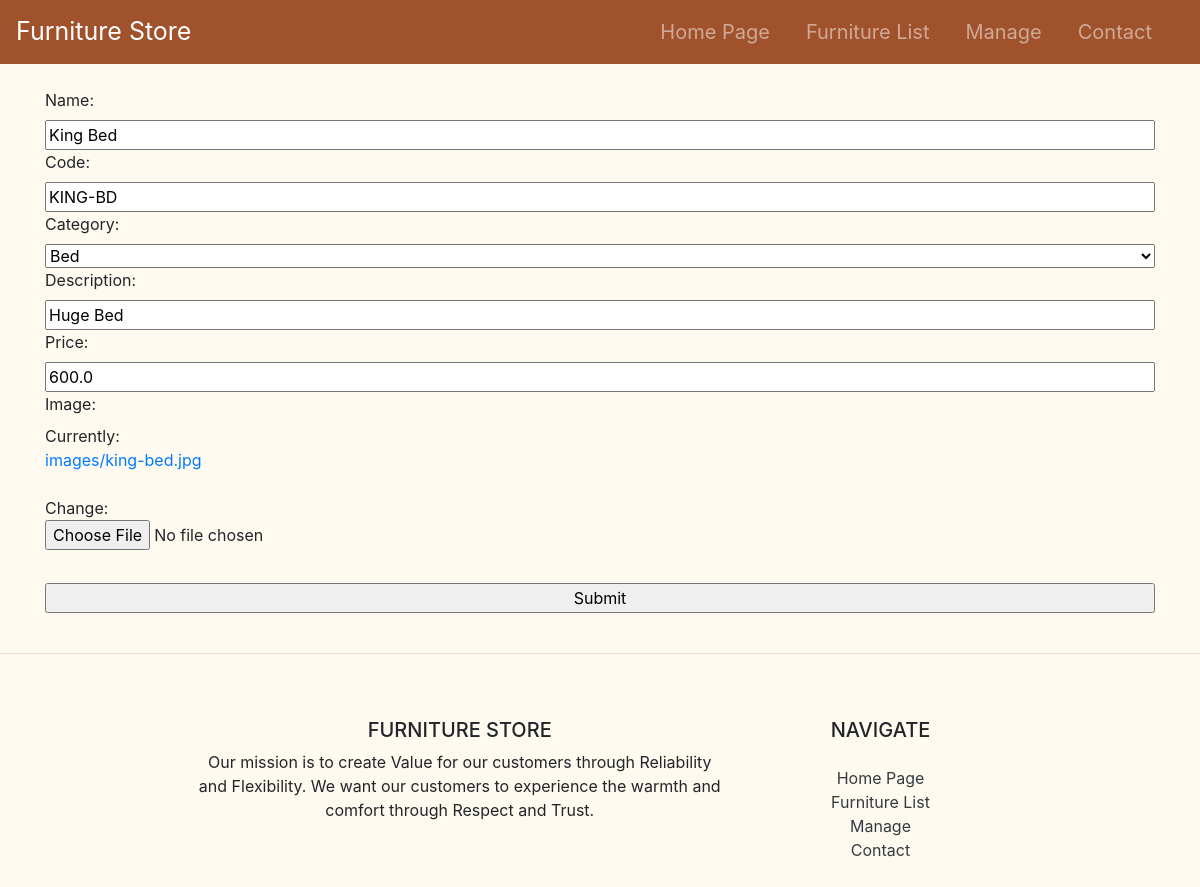
Screenshot of /update_furniture/King Bed/ with the database file from the repository.
### store/models.py (models this page shows, shortened)
class Furniture(models.Model):
    CATEGORIES = (
        ('Sofa', 'Sofa'),
        ('Chair', 'Chair'),
        ('Table', 'Table'),
        ('Bed', 'Bed'),
        ('Home Appliance', 'Home Appliance')
    )
    IMAGES = (
        ('white-sofa.jpg', 'white-sofa.jpg'),
        ('kitchen-table.jpg', 'kitchen-table.jpg'),
        ('king-bed.jpg', 'king-bed.jpg'),
        ('toaster.jpg', 'toaster.jpg'),
        ('wooden-chair.jpg', 'wooden-chair.jpg')
    )
    name = models.CharField(max_length=255, null=True)
    code = models.CharField(max_length=100, null=True)
    category = models.CharField(max_length=200, null=True, choices=CATEGORIES)
    description = models.CharField(max_length=255, null=True)
    price = models.FloatField(null=True)
    image = models.ImageField(upload_to='images/', null=True)

### store/views.py (the view)
# urls.py: path('update_furniture/<str:name>/', views.update_furniture, name='update_furniture'),
def update_furniture(request, name):
    furniture = Furniture.objects.get(name=name)
    form = FurnitureForm(instance=furniture)
    if request.method == 'POST':
        form = FurnitureForm(request.POST, instance=furniture)
        if form.is_valid():
            form.save()
            return redirect('/')
    context = {'form':form}
    return render(request,'store/order_form.html', context)

### store/manage.py
class FurnitureForm(ModelForm):
    class Meta:
        model = Furniture
        fields = '__all__'

### store/templates/store/order_form.html (shortened to what this page needs)
{% extends 'store/main.html' %}
{% load static %}
{% block content %}
    <br>
    <div class="container">
        <form class="d-flex flex-column" action="" method="POST">
            {{ form }}
            <input type="submit" name="Submit">
        </form>
    </div>
{% endblock %}

### static/css/main.css (style rules this page uses)
body { background-color: floralwhite; }

### rows the page displays
Furniture: name "King Bed", code "KING-BD", category "Bed", description "Huge Bed", price "600.0"
